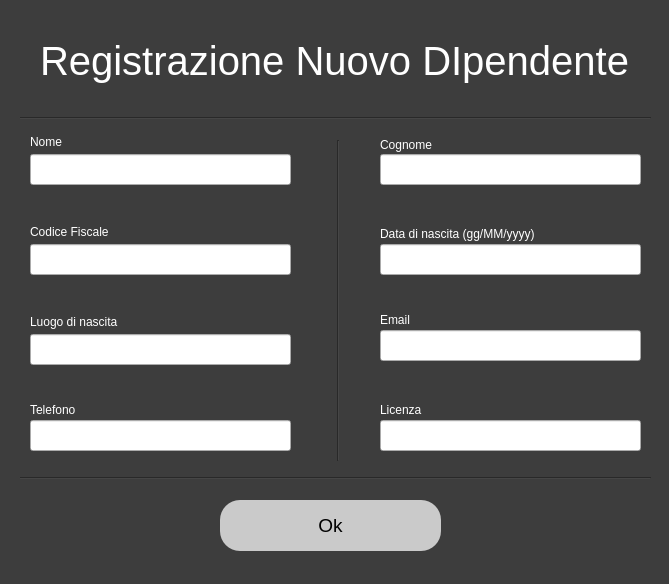
<?xml version="1.0" encoding="UTF-8"?>
<ui version="4.0">
 <class>Dialog</class>
 <widget class="QDialog" name="Dialog">
  <property name="geometry">
   <rect>
    <x>0</x>
    <y>0</y>
    <width>669</width>
    <height>584</height>
   </rect>
  </property>
  <property name="windowTitle">
   <string>Dialog</string>
  </property>
  <property name="styleSheet">
   <string notr="true">QDialog#Dialog{
background-color: rgb(61, 61, 61);}</string>
  </property>
  <widget class="QLabel" name="label">
   <property name="geometry">
    <rect>
     <x>40</x>
     <y>20</y>
     <width>591</width>
     <height>81</height>
    </rect>
   </property>
   <property name="styleSheet">
    <string notr="true">color: rgb(255, 255, 255); font-size:30pt</string>
   </property>
   <property name="text">
    <string>Registrazione Nuovo DIpendente</string>
   </property>
  </widget>
  <widget class="QLabel" name="label_5">
   <property name="geometry">
    <rect>
     <x>30</x>
     <y>134</y>
     <width>71</width>
     <height>16</height>
    </rect>
   </property>
   <property name="styleSheet">
    <string notr="true">font: 12pt &quot;MS Shell Dlg 2&quot;;
color: rgb(255, 255, 255);</string>
   </property>
   <property name="text">
    <string>Nome</string>
   </property>
  </widget>
  <widget class="QLineEdit" name="nome_field">
   <property name="geometry">
    <rect>
     <x>30</x>
     <y>154</y>
     <width>261</width>
     <height>31</height>
    </rect>
   </property>
   <property name="styleSheet">
    <string notr="true">color: rgb(0, 0, 0);
font: 11pt &quot;MS Shell Dlg 2&quot;;</string>
   </property>
  </widget>
  <widget class="QLabel" name="label_6">
   <property name="geometry">
    <rect>
     <x>380</x>
     <y>134</y>
     <width>81</width>
     <height>21</height>
    </rect>
   </property>
   <property name="styleSheet">
    <string notr="true">font: 12pt &quot;MS Shell Dlg 2&quot;;
color: rgb(255, 255, 255);</string>
   </property>
   <property name="text">
    <string>Cognome</string>
   </property>
  </widget>
  <widget class="QLineEdit" name="cognome_field">
   <property name="geometry">
    <rect>
     <x>380</x>
     <y>154</y>
     <width>261</width>
     <height>31</height>
    </rect>
   </property>
   <property name="styleSheet">
    <string notr="true">color: rgb(0, 0, 0);
font: 11pt &quot;MS Shell Dlg 2&quot;;</string>
   </property>
  </widget>
  <widget class="QLabel" name="label_7">
   <property name="geometry">
    <rect>
     <x>30</x>
     <y>224</y>
     <width>111</width>
     <height>16</height>
    </rect>
   </property>
   <property name="styleSheet">
    <string notr="true">font: 12pt &quot;MS Shell Dlg 2&quot;;
color: rgb(255, 255, 255);</string>
   </property>
   <property name="text">
    <string>Codice Fiscale</string>
   </property>
  </widget>
  <widget class="QLabel" name="label_8">
   <property name="geometry">
    <rect>
     <x>380</x>
     <y>224</y>
     <width>211</width>
     <height>20</height>
    </rect>
   </property>
   <property name="styleSheet">
    <string notr="true">font: 12pt &quot;MS Shell Dlg 2&quot;;
color: rgb(255, 255, 255);</string>
   </property>
   <property name="text">
    <string>Data di nascita (gg/MM/yyyy)</string>
   </property>
  </widget>
  <widget class="QLineEdit" name="codice_fiscale_field">
   <property name="geometry">
    <rect>
     <x>30</x>
     <y>244</y>
     <width>261</width>
     <height>31</height>
    </rect>
   </property>
   <property name="styleSheet">
    <string notr="true">color: rgb(0, 0, 0); font: 11pt &quot;MS Shell Dlg 2&quot;;</string>
   </property>
  </widget>
  <widget class="QLineEdit" name="data_nascita_field">
   <property name="geometry">
    <rect>
     <x>380</x>
     <y>244</y>
     <width>261</width>
     <height>31</height>
    </rect>
   </property>
   <property name="styleSheet">
    <string notr="true">color: rgb(0, 0, 0);
font: 11pt &quot;MS Shell Dlg 2&quot;;</string>
   </property>
  </widget>
  <widget class="QLabel" name="label_9">
   <property name="geometry">
    <rect>
     <x>380</x>
     <y>310</y>
     <width>81</width>
     <height>20</height>
    </rect>
   </property>
   <property name="styleSheet">
    <string notr="true">font: 12pt &quot;MS Shell Dlg 2&quot;;
color: rgb(255, 255, 255);</string>
   </property>
   <property name="text">
    <string>Email</string>
   </property>
  </widget>
  <widget class="QLabel" name="label_10">
   <property name="geometry">
    <rect>
     <x>30</x>
     <y>314</y>
     <width>121</width>
     <height>16</height>
    </rect>
   </property>
   <property name="styleSheet">
    <string notr="true">font: 12pt &quot;MS Shell Dlg 2&quot;;
color: rgb(255, 255, 255);</string>
   </property>
   <property name="text">
    <string>Luogo di nascita</string>
   </property>
  </widget>
  <widget class="QLineEdit" name="luogo_nascita_field">
   <property name="geometry">
    <rect>
     <x>30</x>
     <y>334</y>
     <width>261</width>
     <height>31</height>
    </rect>
   </property>
   <property name="styleSheet">
    <string notr="true">color: rgb(0, 0, 0);
font: 11pt &quot;MS Shell Dlg 2&quot;;</string>
   </property>
  </widget>
  <widget class="QLineEdit" name="email_field">
   <property name="geometry">
    <rect>
     <x>380</x>
     <y>330</y>
     <width>261</width>
     <height>31</height>
    </rect>
   </property>
   <property name="styleSheet">
    <string notr="true">color: rgb(0, 0, 0);
font: 11pt &quot;MS Shell Dlg 2&quot;;</string>
   </property>
  </widget>
  <widget class="QLabel" name="label_11">
   <property name="geometry">
    <rect>
     <x>30</x>
     <y>400</y>
     <width>111</width>
     <height>20</height>
    </rect>
   </property>
   <property name="styleSheet">
    <string notr="true">font: 12pt &quot;MS Shell Dlg 2&quot;;
color: rgb(255, 255, 255);</string>
   </property>
   <property name="text">
    <string>Telefono</string>
   </property>
  </widget>
  <widget class="QPushButton" name="ok_button">
   <property name="geometry">
    <rect>
     <x>220</x>
     <y>500</y>
     <width>221</width>
     <height>51</height>
    </rect>
   </property>
   <property name="cursor">
    <cursorShape>PointingHandCursor</cursorShape>
   </property>
   <property name="styleSheet">
    <string notr="true">border-radius:20px; 
 background-color: rgb(202, 202, 202);
font-size:14pt;</string>
   </property>
   <property name="text">
    <string>Ok</string>
   </property>
  </widget>
  <widget class="Line" name="line">
   <property name="geometry">
    <rect>
     <x>330</x>
     <y>140</y>
     <width>16</width>
     <height>321</height>
    </rect>
   </property>
   <property name="styleSheet">
    <string notr="true">background-color: rgb(61, 61, 61);</string>
   </property>
   <property name="orientation">
    <enum>Qt::Vertical</enum>
   </property>
  </widget>
  <widget class="Line" name="line_2">
   <property name="geometry">
    <rect>
     <x>20</x>
     <y>110</y>
     <width>631</width>
     <height>16</height>
    </rect>
   </property>
   <property name="styleSheet">
    <string notr="true">background-color: rgb(61, 61, 61);</string>
   </property>
   <property name="orientation">
    <enum>Qt::Horizontal</enum>
   </property>
  </widget>
  <widget class="Line" name="line_3">
   <property name="geometry">
    <rect>
     <x>20</x>
     <y>470</y>
     <width>631</width>
     <height>16</height>
    </rect>
   </property>
   <property name="styleSheet">
    <string notr="true">background-color: rgb(61, 61, 61);</string>
   </property>
   <property name="orientation">
    <enum>Qt::Horizontal</enum>
   </property>
  </widget>
  <widget class="QLabel" name="label_15">
   <property name="geometry">
    <rect>
     <x>380</x>
     <y>400</y>
     <width>111</width>
     <height>20</height>
    </rect>
   </property>
   <property name="styleSheet">
    <string notr="true">font: 12pt &quot;MS Shell Dlg 2&quot;;
color: rgb(255, 255, 255);</string>
   </property>
   <property name="text">
    <string>Licenza</string>
   </property>
  </widget>
  <widget class="QLineEdit" name="telefono_field">
   <property name="geometry">
    <rect>
     <x>30</x>
     <y>420</y>
     <width>261</width>
     <height>31</height>
    </rect>
   </property>
   <property name="styleSheet">
    <string notr="true">color: rgb(0, 0, 0);
font: 11pt &quot;MS Shell Dlg 2&quot;;</string>
   </property>
  </widget>
  <widget class="QLineEdit" name="licenza_field">
   <property name="geometry">
    <rect>
     <x>380</x>
     <y>420</y>
     <width>261</width>
     <height>31</height>
    </rect>
   </property>
   <property name="styleSheet">
    <string notr="true">color: rgb(0, 0, 0);
font: 11pt &quot;MS Shell Dlg 2&quot;;</string>
   </property>
  </widget>
 </widget>
 <resources/>
 <connections/>
</ui>
